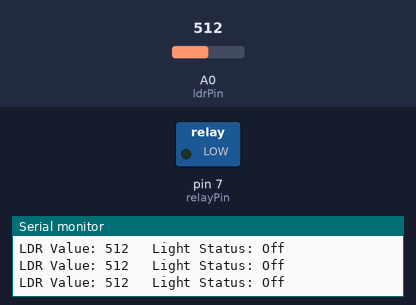
This sketch was run on a simulated Arduino Uno, built with avr-gcc and run on an emulated ATmega328P. Shown: switched loads named in the sketch (green lamp = pin HIGH), the last lines printed to the serial monitor. Inputs (shaded band) come from the test bench; at power-on: A0 (ldrPin) = 512.

Above: at 1.3 s.
1.4 s: A0 (ldrPin) set to 482
At 2.2 s:
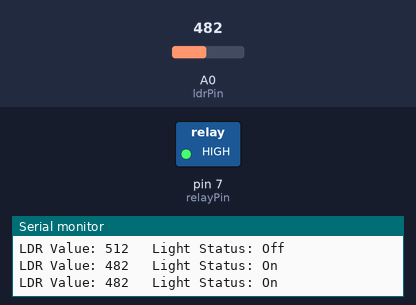
3.0 s: A0 (ldrPin) set to 510
At 3.4 s:
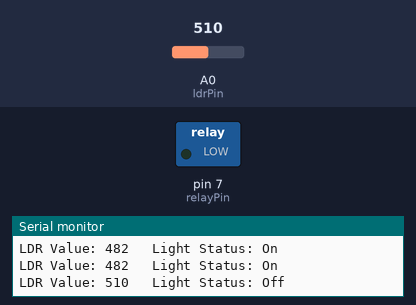
4.5 s: A0 (ldrPin) set to 490
At 5.8 s:
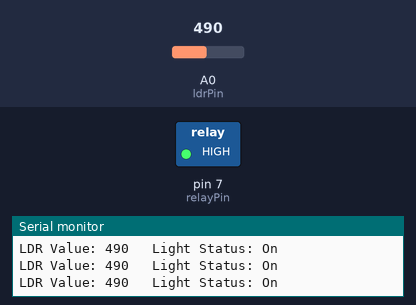
Timing chart, 0 to 7.5 s (numbered marks = the images above; inputs shaded):
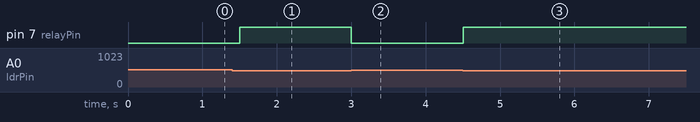

Measured:
- the behaviour switches between 500 and 499 on A0 (ldrPin) (found by bisection; images 0 and 1)
- after the input at 1.4 s, pin 7 (relayPin): LOW → HIGH after 0.10 s
- after the input at 3.0 s, pin 7 (relayPin): HIGH → LOW at once
- after the input at 4.5 s, pin 7 (relayPin): LOW → HIGH at once

The sketch:

22.light_control.ino
```cpp
int ldrPin = A0;        // LDR connected to analog pin A0
int relayPin = 7;       // Relay connected to digital pin 7
int ldrValue = 0;       // LDR value (light intensity)
int threshold = 500;    // Threshold for light level to turn on/off the relay

void setup() {
  pinMode(relayPin, OUTPUT);   // Set relay pin as output
  Serial.begin(9600);          // Start serial communication
}

void loop() {
  ldrValue = analogRead(ldrPin);   // Read the LDR value

  if (ldrValue < threshold) {
    digitalWrite(relayPin, HIGH);  // Turn on relay (light)
  } else {
    digitalWrite(relayPin, LOW);   // Turn off relay (light)
  }

  Serial.print("LDR Value: ");
  Serial.print(ldrValue);
  Serial.print("\t Light Status: ");
  if (ldrValue < threshold) {
    Serial.println("On");
  } else {
    Serial.println("Off");
  }

  delay(500); // Delay for 500ms
}
```
